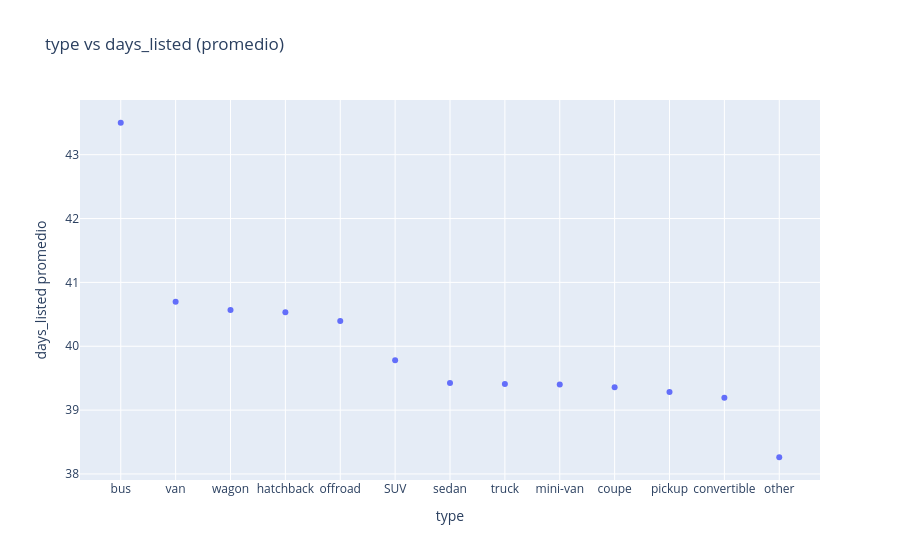

Notebook cell for this chart:
### Code cell
type_days_df = (
    df_clean.groupby('type', as_index=False)['days_listed']
    .mean()
    .sort_values('days_listed', ascending=False)
)

fig_type_vs_days = go.Figure()
fig_type_vs_days.add_trace(
    go.Scatter(
        x=type_days_df['type'],
        y=type_days_df['days_listed'],
        mode='markers',
        name='Promedio days_listed'
    )
)
fig_type_vs_days.update_layout(
    title='type vs days_listed (promedio)',
    xaxis_title='type',
    yaxis_title='days_listed promedio'
)
fig_type_vs_days.show()

### Figure 1 — Plotly figure (JSON) as saved in the notebook; plotly's stock layout.template omitted (floating-point values rounded to 4 significant figures)
{"data": [{"mode": "markers", "name": "Promedio days_listed", "type": "scatter", "x": ["bus", "van", "wagon", "hatchback", "offroad", "SUV", "sedan", "truck", "mini-van", "coupe", "pickup", "convertible", "other"], "y": [43.5, 40.7, 40.57, 40.53, 40.4, 39.78, 39.43, 39.41, 39.4, 39.36, 39.28, 39.19, 38.26]}], "layout": {"title": {"text": "type vs days_listed (promedio)"}, "xaxis": {"title": {"text": "type"}}, "yaxis": {"title": {"text": "days_listed promedio"}}}}
